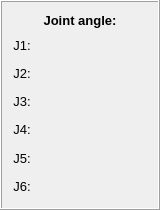
     <widget class="QFrame" name="JointAngle_frame">
      <property name="geometry">
       <rect>
        <x>210</x>
        <y>550</y>
        <width>160</width>
        <height>210</height>
       </rect>
      </property>
      <property name="frameShape">
       <enum>QFrame::Shape::Box</enum>
      </property>
      <property name="frameShadow">
       <enum>QFrame::Shadow::Raised</enum>
      </property>
      <layout class="QGridLayout" name="gridLayout_5">
       <item row="0" column="0" colspan="2">
        <widget class="QLabel" name="JointAngles_label">
         <property name="sizePolicy">
          <sizepolicy hsizetype="Preferred" vsizetype="Maximum">
           <horstretch>0</horstretch>
           <verstretch>0</verstretch>
          </sizepolicy>
         </property>
         <property name="font">
          <font>
           <pointsize>10</pointsize>
           <bold>true</bold>
          </font>
         </property>
         <property name="text">
          <string>Joint angle:</string>
         </property>
         <property name="alignment">
          <set>Qt::AlignmentFlag::AlignCenter</set>
         </property>
        </widget>
       </item>
       <item row="1" column="0">
        <layout class="QVBoxLayout" name="JointAngles_layout">
         <property name="sizeConstraint">
          <enum>QLayout::SizeConstraint::SetDefaultConstraint</enum>
         </property>
         <item>
          <widget class="QLabel" name="J1_label">
           <property name="sizePolicy">
            <sizepolicy hsizetype="Maximum" vsizetype="Preferred">
             <horstretch>0</horstretch>
             <verstretch>0</verstretch>
            </sizepolicy>
           </property>
           <property name="font">
            <font>
             <pointsize>10</pointsize>
            </font>
           </property>
           <property name="text">
            <string>J1:</string>
           </property>
           <property name="alignment">
            <set>Qt::AlignmentFlag::AlignCenter</set>
           </property>
          </widget>
         </item>
         <item>
          <widget class="QLabel" name="J2_label">
           <property name="sizePolicy">
            <sizepolicy hsizetype="Maximum" vsizetype="Preferred">
             <horstretch>0</horstretch>
             <verstretch>0</verstretch>
            </sizepolicy>
           </property>
           <property name="font">
            <font>
             <pointsize>10</pointsize>
            </font>
           </property>
           <property name="text">
            <string>J2:</string>
           </property>
           <property name="alignment">
            <set>Qt::AlignmentFlag::AlignCenter</set>
           </property>
          </widget>
         </item>
         <item>
          <widget class="QLabel" name="J3_label">
           <property name="sizePolicy">
            <sizepolicy hsizetype="Maximum" vsizetype="Preferred">
             <horstretch>0</horstretch>
             <verstretch>0</verstretch>
            </sizepolicy>
           </property>
           <property name="font">
            <font>
             <pointsize>10</pointsize>
            </font>
           </property>
           <property name="text">
            <string>J3:</string>
           </property>
           <property name="alignment">
            <set>Qt::AlignmentFlag::AlignCenter</set>
           </property>
          </widget>
         </item>
         <item>
          <widget class="QLabel" name="J4_label">
           <property name="sizePolicy">
            <sizepolicy hsizetype="Maximum" vsizetype="Preferred">
             <horstretch>0</horstretch>
             <verstretch>0</verstretch>
            </sizepolicy>
           </property>
           <property name="font">
            <font>
             <pointsize>10</pointsize>
            </font>
           </property>
           <property name="text">
            <string>J4:</string>
           </property>
           <property name="alignment">
            <set>Qt::AlignmentFlag::AlignCenter</set>
           </property>
          </widget>
         </item>
         <item>
          <widget class="QLabel" name="J5_label">
           <property name="sizePolicy">
            <sizepolicy hsizetype="Maximum" vsizetype="Preferred">
             <horstretch>0</horstretch>
             <verstretch>0</verstretch>
            </sizepolicy>
           </property>
           <property name="font">
            <font>
             <pointsize>10</pointsize>
            </font>
           </property>
           <property name="text">
            <string>J5:</string>
           </property>
           <property name="alignment">
            <set>Qt::AlignmentFlag::AlignCenter</set>
           </property>
          </widget>
         </item>
         <item>
          <widget class="QLabel" name="J6_label">
           <property name="sizePolicy">
            <sizepolicy hsizetype="Maximum" vsizetype="Preferred">
             <horstretch>0</horstretch>
             <verstretch>0</verstretch>
            </sizepolicy>
           </property>
           <property name="font">
            <font>
             <pointsize>10</pointsize>
            </font>
           </property>
           <property name="text">
            <string>J6:</string>
           </property>
           <property name="alignment">
            <set>Qt::AlignmentFlag::AlignCenter</set>
           </property>
          </widget>
         </item>
        </layout>
       </item>
       <item row="1" column="1">
        <layout class="QVBoxLayout" name="JointTheta_layout">
         <item>
          <widget class="QLabel" name="Joint1Angle_label">
           <property name="sizePolicy">
            <sizepolicy hsizetype="Expanding" vsizetype="Preferred">
             <horstretch>0</horstretch>
             <verstretch>0</verstretch>
            </sizepolicy>
           </property>
           <property name="font">
            <font>
             <pointsize>11</pointsize>
            </font>
           </property>
           <property name="text">
            <string/>
           </property>
           <property name="alignment">
            <set>Qt::AlignmentFlag::AlignCenter</set>
           </property>
          </widget>
         </item>
         <item>
          <widget class="QLabel" name="Joint2Angle_label">
           <property name="sizePolicy">
            <sizepolicy hsizetype="Expanding" vsizetype="Preferred">
             <horstretch>0</horstretch>
             <verstretch>0</verstretch>
            </sizepolicy>
           </property>
           <property name="font">
            <font>
             <pointsize>11</pointsize>
            </font>
           </property>
           <property name="text">
            <string/>
           </property>
           <property name="alignment">
            <set>Qt::AlignmentFlag::AlignCenter</set>
           </property>
          </widget>
         </item>
         <item>
          <widget class="QLabel" name="Joint3Angle_label">
           <property name="sizePolicy">
            <sizepolicy hsizetype="Expanding" vsizetype="Preferred">
             <horstretch>0</horstretch>
             <verstretch>0</verstretch>
            </sizepolicy>
           </property>
           <property name="font">
            <font>
             <pointsize>11</pointsize>
            </font>
           </property>
           <property name="text">
            <string/>
           </property>
           <property name="alignment">
            <set>Qt::AlignmentFlag::AlignCenter</set>
           </property>
          </widget>
         </item>
         <item>
          <widget class="QLabel" name="Joint4Angle_label">
           <property name="sizePolicy">
            <sizepolicy hsizetype="Expanding" vsizetype="Preferred">
             <horstretch>0</horstretch>
             <verstretch>0</verstretch>
            </sizepolicy>
           </property>
           <property name="font">
            <font>
             <pointsize>11</pointsize>
            </font>
           </property>
           <property name="text">
            <string/>
           </property>
           <property name="alignment">
            <set>Qt::AlignmentFlag::AlignCenter</set>
           </property>
          </widget>
         </item>
         <item>
          <widget class="QLabel" name="Joint5Angle_label">
           <property name="sizePolicy">
            <sizepolicy hsizetype="Expanding" vsizetype="Preferred">
             <horstretch>0</horstretch>
             <verstretch>0</verstretch>
            </sizepolicy>
           </property>
           <property name="font">
            <font>
             <pointsize>11</pointsize>
            </font>
           </property>
           <property name="text">
            <string/>
           </property>
           <property name="alignment">
            <set>Qt::AlignmentFlag::AlignCenter</set>
           </property>
          </widget>
         </item>
         <item>
          <widget class="QLabel" name="Joint6Angle_label">
           <property name="sizePolicy">
            <sizepolicy hsizetype="Expanding" vsizetype="Preferred">
             <horstretch>0</horstretch>
             <verstretch>0</verstretch>
            </sizepolicy>
           </property>
           <property name="font">
            <font>
             <pointsize>11</pointsize>
            </font>
           </property>
           <property name="text">
            <string/>
           </property>
           <property name="alignment">
            <set>Qt::AlignmentFlag::AlignCenter</set>
           </property>
          </widget>
         </item>
        </layout>
       </item>
      </layout>
     </widget>
